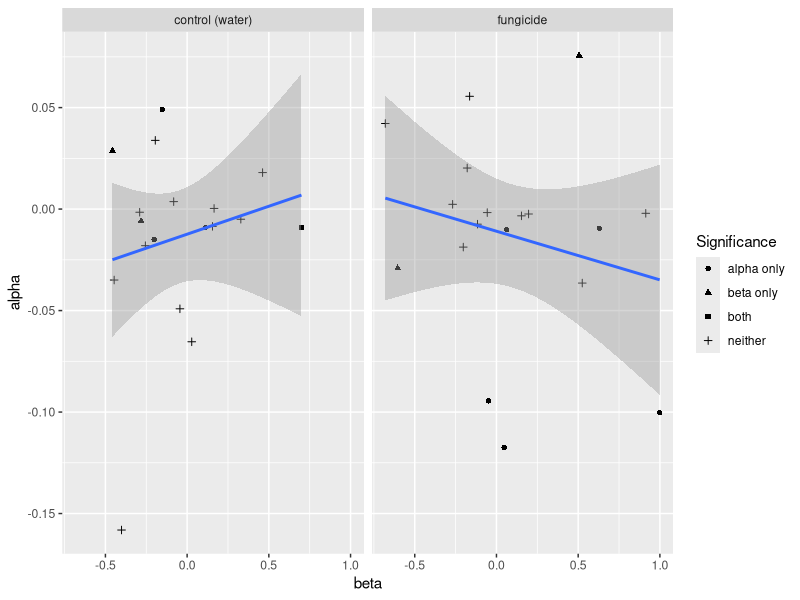
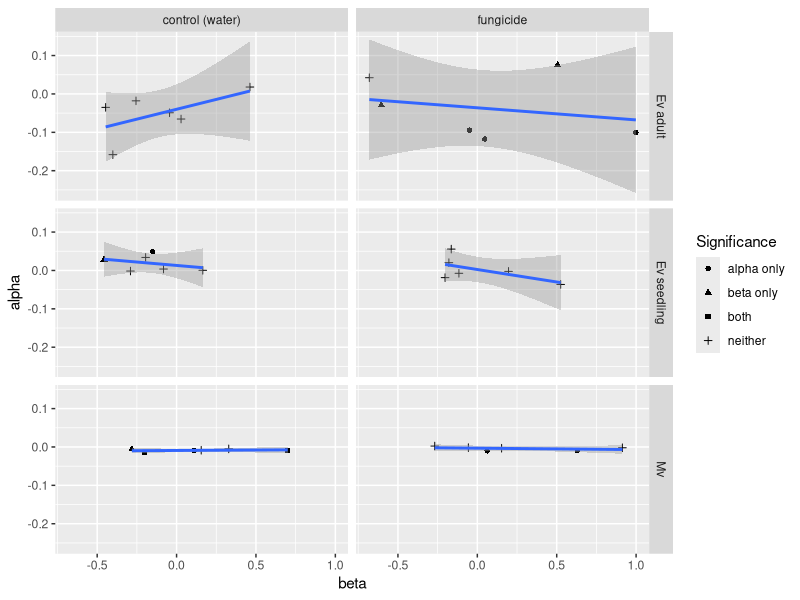

Generate these figures, in order, with R:
##### info ####

# file: alpha_beta_correlation_2018_2019_density_exp
# author: Amy Kendig
# date last edited: 6/3/21
# goal: correlations between transmission effects and competitive effects


#### set up ####

# clear all existing data
rm(list=ls())

# load packages
library(tidyverse)
library(cowplot)

# import data
alphas <- read_csv("output/focal_growth_pairwise_coefficients_2018_2019_density_exp.csv")
betas <- read_csv("output/plot_severity_pairwise_coefficients_2018_2019_density_exp.csv")


#### edit data ####

# combine data
dat <- alphas %>%
  rename(sig_alpha = sig) %>%
  select(year, treatment, focal, background, alpha, sig_alpha) %>%
  full_join(betas %>%
              rename(focal = foc_sp_age,
                     background = bg_sp_age,
                     sig_beta = sig) %>%
              select(year, treatment, focal, background, beta, sig_beta)) %>%
  mutate(Significance = case_when(sig_alpha == "omits 0" & sig_beta == "omits 0" ~ "both",
                                  sig_alpha == "omits 0" & sig_beta != "omits 0" ~ "alpha only",
                                  sig_alpha != "omits 0" & sig_beta == "omits 0" ~ "beta only",
                                  TRUE ~ "neither") %>%
           as.factor())

# initial figure
ggplot(dat, aes(beta, alpha)) +
  geom_point(aes(shape = Significance)) +
  geom_smooth(method = "lm", formula = y ~ x) +
  facet_wrap(~ treatment)

ggplot(dat, aes(beta, alpha)) +
  geom_point(aes(shape = Significance)) +
  geom_smooth(method = "lm", formula = y ~ x) +
  facet_grid(background ~ treatment)


#### correlation ####

# divide data
ctrl_dat <- dat %>%
  filter(treatment == "control (water)")
fung_dat <- dat %>%
  filter(treatment == "fungicide")

# correlations
cor.test(~ alpha + beta, data = ctrl_dat)
cor.test(~ alpha + beta, data = fung_dat)

# divid by species
mv_ctrl_dat <- ctrl_dat %>%
  filter(background == "Mv")

# correlations
cor.test(~ alpha + beta, data = mv_ctrl_dat)


#### figure ####

# figure settings
fig_theme <- theme_bw() +
  theme(panel.background = element_blank(),
        panel.grid.major = element_blank(),
        panel.grid.minor = element_blank(),
        panel.border = element_blank(),
        panel.spacing.x = unit(0,"line"),
        axis.text.y = element_text(size = 8, color = "black"),
        axis.text.x = element_text(size = 8, color = "black"),
        axis.title.y = element_text(size = 10),
        axis.title.x = element_text(size = 10),
        axis.line = element_line(color = "black"),
        legend.text = element_text(size = 8),
        legend.title = element_text(size = 8),
        legend.background = element_blank(),
        legend.position = "none",
        legend.key.size = unit(0.2, 'cm'))

col_pal = c("black", "#238A8DFF")
shape_pal = c(16, 17, 15, 3)

ctrl_fig <- ggplot(ctrl_dat, aes(beta, alpha)) +
  geom_point(aes(shape = Significance, color = treatment)) +
  geom_text(x = -0.505, y = 0.064, label = "Control (water)", hjust = 0, check_overlap = T, size = 3) +
  scale_color_manual(values = col_pal, guide = F) +
  scale_shape_manual(values = shape_pal) +
  ylab(expression(paste("Competition coefficient (", alpha, ")", paste = ""))) +
  xlab(expression(paste("Transmission coefficient (", beta, ")", paste = ""))) +
  fig_theme +
  theme(legend.position = c(0.8, 0.2),
        plot.margin = unit(c(3, 7, 3, 3), "pt")) +
  coord_cartesian(ylim = c(-0.16, 0.06))

fung_fig <- ggplot(fung_dat, aes(beta, alpha)) +
  geom_point(aes(shape = Significance, color = treatment)) +
  geom_text(x = -0.75, y = 0.08, label = "Fungicide", hjust = 0, check_overlap = T, size = 3) +
  scale_color_manual(values = col_pal) +
  scale_shape_manual(values = shape_pal[-3]) +
  ylab(expression(paste("Competition coefficient (", alpha, ")", paste = ""))) +
  xlab(expression(paste("Transmission coefficient (", beta, ")", paste = ""))) +
  fig_theme +
  theme(axis.title.y = element_blank(),
        plot.margin = unit(c(3, 3, 3, 3), "pt"))

pdf("output/alpha_beta_correlation_2018_2019_density_exp.pdf", width = 5, height = 2.5)
plot_grid(ctrl_fig, fung_fig, 
          nrow = 1,
          rel_widths = c(1, 0.9),
          labels = LETTERS[1:2])
dev.off()


#### text ####

# We found no significant correlation between competition coefficients and transmission coefficients for control (r = 0.19, t = 0.79, df = 16, P = 0.44) or fungicide (r = -0.22, t = -0.91, df = 16, P = 0.38) conditions (Fig. 4), suggesting that the negative effects of M. vimineum under control conditions (Fig. 3A) are due to disease-altered competitive effects rather than disease transmission.